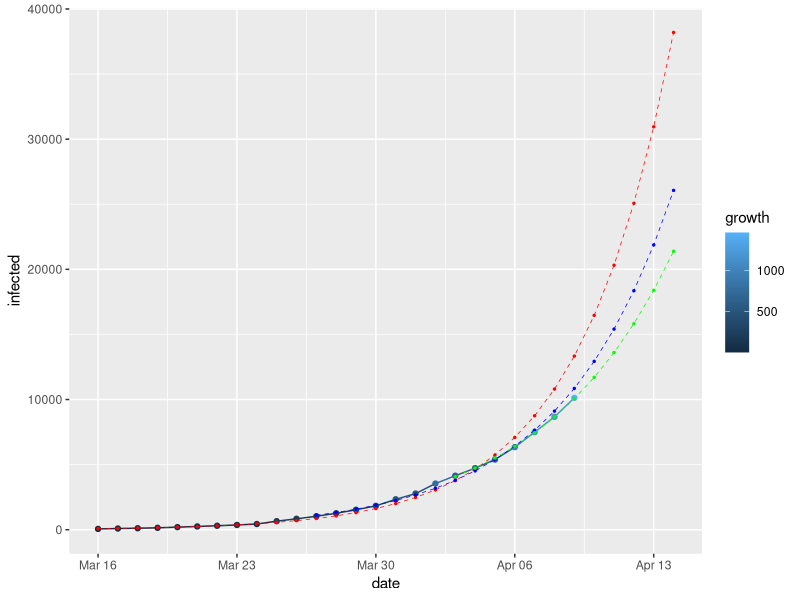
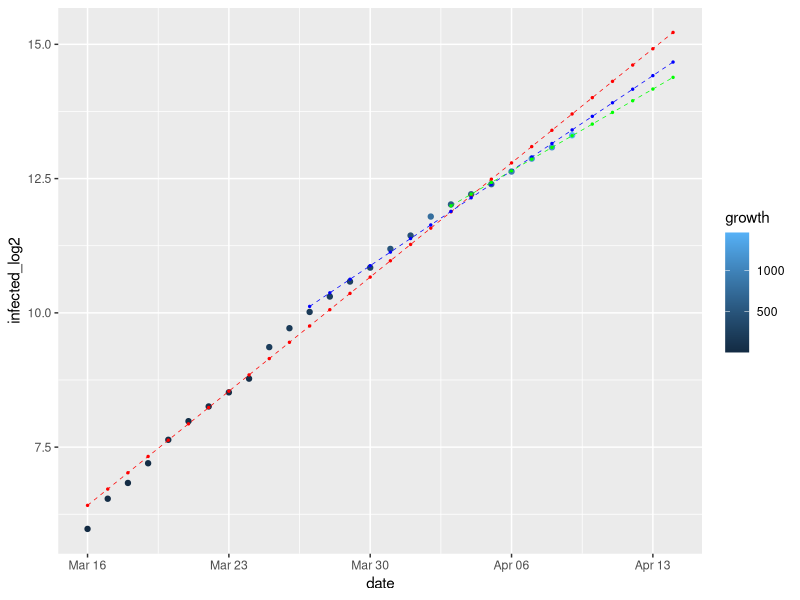

These figures' R source, in order:
#
# From Russia with COVID-19
# https://github.com/timothy-makarov/COVID-19
#

library(dplyr)
library(ggplot2)

rm(list = ls())

df0 <- data.frame(
  infected = c(
    1,
    2,
    3,
    6,
    6,
    7,
    10,
    14,
    17,
    20,
    20,
    28,
    34,
    45,
    59,
    63,
    93,
    114,
    147,
    199,
    253,
    306,
    367,
    438,   # https://t.me/map_mind/3435
    658,   # https://t.me/COVID2019_official/100
    840,   # https://t.me/COVID2019_official/107
    1036,  # https://t.me/COVID2019_official/113
    1264,  # https://t.me/COVID2019_official/121
    1534,  # https://t.me/COVID2019_official/128
    1836,  # https://t.me/COVID2019_official/138
    2337,  # https://t.me/COVID2019_official/153
    2777,  # https://t.me/COVID2019_official/160
    3548,  # https://t.me/COVID2019_official/168
    4149,  # https://t.me/COVID2019_official/179
    4731,  # https://t.me/COVID2019_official/189
    5389,  # https://t.me/COVID2019_official/203
    6343,  # https://t.me/COVID2019_official/205
    7497,  # https://t.me/COVID2019_official/212
    8672,  # https://t.me/COVID2019_official/220
    10131, # https://t.me/COVID2019_official/227
    NA,    # Forecast for 5 days
    NA,
    NA,
    NA,
    NA
  )
)

df0$day0 <- seq(0, length(df0$infected) - 1)
df0$date <- as.Date('2020-03-01') + df0$day0
df0$growth <- c(1, diff(df0$infected))
df0$infected_log2 <- log2(df0$infected)

df0 <- df0 %>% select(date, day0, growth, infected, infected_log2)
df0 <- df0 %>% filter(day0 > 14)

# Last 2 weeks (14 and +5 days forecast)
df1 <- df0 %>%
  filter(date > last(df0$date) - 19)

# Last 1 week (7 and +5 days forecast)
df2 <- df0 %>%
  filter(date > last(df0$date) - 12)

lm0 <- lm(formula = infected_log2 ~ day0, data = df0)
df0$lm_log2 <- predict(lm0, df0)
df0$error_log2 <- df0$lm_log2 - df0$infected_log2
df0$lm <- round(2 ^ df0$lm_log2)
df0$error <- df0$lm - df0$infected

lm1 <- lm(formula = infected_log2 ~ day0, data = df1)
df1$lm_log2 <- predict(lm1, df1)
df1$lm <- round(2 ^ df1$lm_log2)
df1$lm_growth <- c(0, diff(df1$lm))

lm2 <- lm(formula = infected_log2 ~ day0, data = df2)
df2$lm_log2 <- predict(lm2, df2)
df2$lm <- round(2 ^ df2$lm_log2)
df2$lm_growth <- c(0, diff(df2$lm))

# Slope decrease rate
dr <- (lm1$coefficients[[2]] - lm2$coefficients[[2]]) / 7
# Most accurate model slope coefficient
days_left <- round(lm2$coefficients[[2]] / dr)
final_day <- last(df0$date) + days_left
paste0('Epidemic ceases by ', final_day)

ggplot(df0, aes(date, infected, colour = growth)) +
  geom_line() +
  geom_point() +
  geom_line(data = df0, aes(date, lm), color = 'red', size = 0.25, linetype = 'dashed') +
  geom_point(data = df0, aes(date, lm), color = 'red', size = 0.5) +
  geom_line(data = df1, aes(date, lm), color = 'blue', size = 0.25, linetype = 'dashed') +
  geom_point(data = df1, aes(date, lm), color = 'blue', size = 0.5) +
  geom_line(data = df2, aes(date, lm), color = 'green', size = 0.25, linetype = 'dashed') +
  geom_point(data = df2, aes(date, lm), color = 'green', size = 0.5)

ggplot(df0, aes(date, infected_log2, colour = growth)) +
  geom_point() +
  geom_line(data = df0, aes(date, lm_log2), color = 'red', size = 0.25, linetype = 'dashed') +
  geom_point(data = df0, aes(date, lm_log2), color = 'red', size = 0.5) +
  geom_line(data = df1, aes(date, lm_log2), color = 'blue', size = 0.25, linetype = 'dashed') +
  geom_point(data = df1, aes(date, lm_log2), color = 'blue', size = 0.5) +
  geom_line(data = df2, aes(date, lm_log2), color = 'green', size = 0.25, linetype = 'dashed') +
  geom_point(data = df2, aes(date, lm_log2), color = 'green', size = 0.5)
